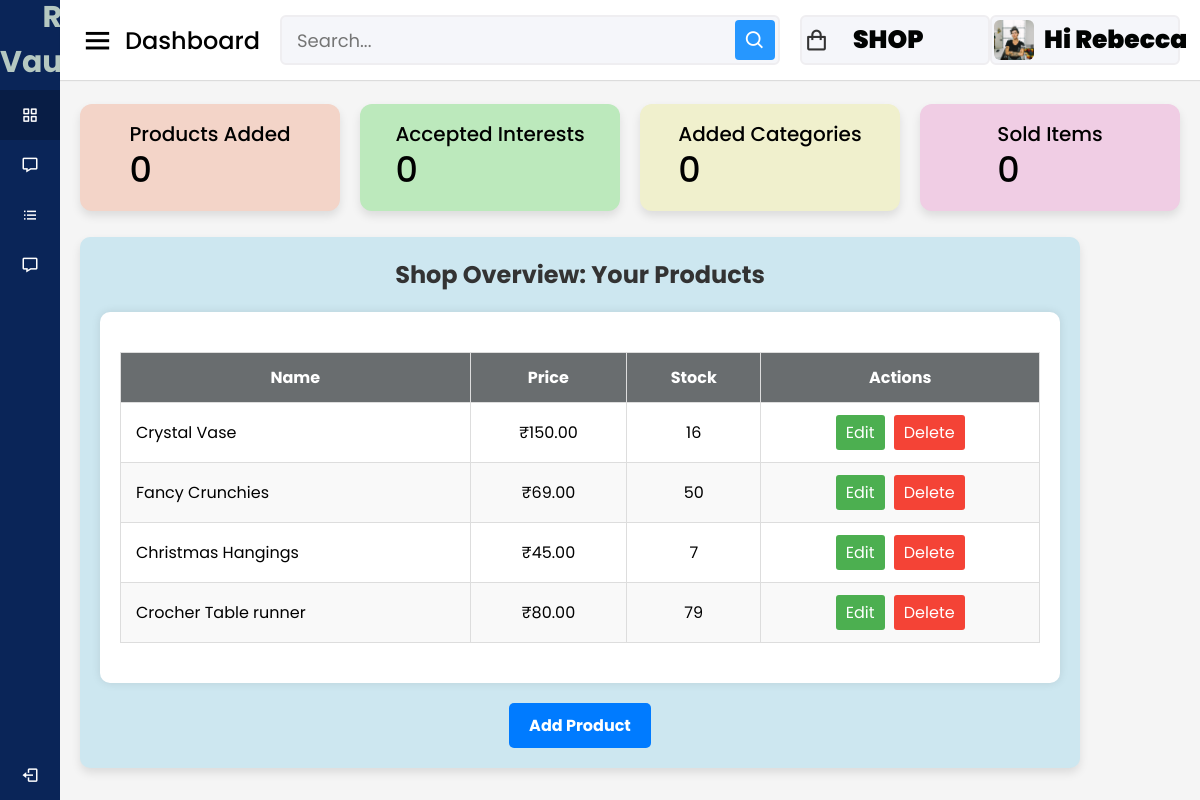
/artist/artist_shop/ (signed in), run on the app's committed database.
### accounts/models.py (models this page shows, shortened)
class Artist(models.Model):
    user = models.OneToOneField(User, on_delete = models.CASCADE)
    phone = models.IntegerField(default=99999999)
    profile_pic = models.ImageField(upload_to= 'picture/artist', null=True,default='picture/artist/hi.jpg')
    is_approved = models.BooleanField(default=False)
    mediums = models.ManyToManyField(MediumOfWaste, blank=True)
    certificate=models.FileField(upload_to='certificates/',null= True, blank=True)

### artist/models.py (models this page shows, shortened)
class Product(models.Model):
    artist = models.ForeignKey('accounts.Artist', on_delete=models.CASCADE)
    slug = models.SlugField(max_length=255, unique=True, null=True, blank=True)
    name = models.CharField(max_length=255)
    description = models.TextField()
    price = models.DecimalField(max_digits=10, decimal_places=2)
    image = models.ImageField(upload_to='picture/artist/products')
    stock = models.PositiveIntegerField(null=True)
    is_available=models.BooleanField(default=True)
    categories = models.ManyToManyField(Category, blank=True)

### artist/views.py (the view)
# urls.py: path('artist_shop/',views.artist_shop,name='artist_shop'),
@login_required
@never_cache
def artist_shop(request):
    if not hasattr(request.user, 'artist'):
        return HttpResponseForbidden("You are not allowed to access this page.")
    artist=request.user.artist
    products=Product.objects.filter(artist=artist)
    context={
        'products':products,
        'artist':artist,
    }
    return render(request, 'artist/shop_overview.html',context)

### cart/context_processors.py (called while the page is built)
def counter(request):
    cart_count=0
    if 'admin' in request.path:
        return{}
    else:
        try:
            cart=Cart.objects.filter(cart_id=_cart_id(request))
            cart_items=CartItem.objects.all().filter(cart=cart[:1])
            for cart_item in cart_items:
                cart_count = cart_item.Quantity
        except CartItem.DoesNotExist:
            cart_count=0
    return dict(cart_count=cart_count)

### cart/views.py (called while the page is built)
def _cart_id(request):
    cart=request.session.session_key
    if not cart:
        cart=request.session.create()
    return cart

### category/context_processors.py (called while the page is built)
def menu_links(request):
    links = Category.objects.all()
    return dict(links=links)

### template/artist/shop_overview.html (shortened to what this page needs)
{% load static %}
<!DOCTYPE html>
<html lang="en" dir="ltr">
<head>
  <link rel="stylesheet" href="{% static 'assets/css/styles.css' %}">
  <link href='https://unpkg.com/boxicons@2.0.7/css/boxicons.min.css' rel='stylesheet'>
</head>
<body>
  <div class="sidebar">
    <div class="logo-details">
      <span class="logo_name" style="font-size: 30px; text-align: center; font-weight: 700; color: #b5c8c1;">ReArt Vault:Shop</span>
    </div>
    <ul class="nav-links">
      <li>
        <a href="{% url 'shopdash' %}" class="active">
          <i class='bx bx-grid-alt'></i>
          <span class="links_name">Artist Dashboard</span>
        </a>
      </li>
      <li>
        <a href="{% url 'artist_shop' %}">
          <i class='bx bx-message'></i>
          <span class="links_name">Shop Overview</span>
        </a>
      </li>
      <li>
        <a href="{% url 'add_product' %}">
          <i class='bx bx-list-ul'></i>
          <span class="links_name">Add Product</span>
        </a>
      </li>
      <li>
        <a href="{% url 'order_notifications' %}">
          <i class='bx bx-message'></i>
          <span class="links_name">Order Notifications</span>
        </a>
      </li>
      <li class="log_out">
        <a href="{% url 'userlogout' %}">
          <i class='bx bx-log-out'></i>
          <span class="links_name">Log out</span>
        </a>
      </li>
    </ul>
  </div>
  <section class="home-section">
    <nav>
      <div class="sidebar-button">
        <i class='bx bx-menu sidebarBtn'></i>
        <span class="dashboard">Dashboard</span>
      </div>
      <div class="search-box">
        <input type="text" placeholder="Search...">
        <i class='bx bx-search'></i>
      </div>
      <a href="{% url 'artist_shop' %}" style="text-decoration:none;"><div class="profile-details">
        <i class='bx bx-shopping-bag'></i>
        <span class="admin_name" style="font-size: 25px; font-weight: 900; color: #010302;">SHOP</span>
      </div></a>
      <div class="profile-details">
        {% if artist.profile_pic %}
         <img src="{{artist.profile_pic.url}}" alt="">
        {% endif %}
        <span class="admin_name" style="font-size: 25px; font-weight: 900; color: #010302;">Hi {{user.username}}</span>
      </div>
    </nav>
    <div class="home-content">
      <div class="overview-boxes">
        <div class="box" style="background-color:rgb(243, 212, 200);">
          <div class="right-side">
            <div class="box-topic">Products Added</div>
            <div class="number">0</div>
          </div>
        </div>
        <div class="box" style="background-color:rgb(188, 233, 188);">
          <div class="right-side">
            <div class="box-topic">Accepted Interests</div>
            <div class="number">0</div>
          </div>
        </div>
        <div class="box" style="background-color:rgb(240, 240, 205);">
          <div class="right-side">
            <div class="box-topic">Added Categories</div>
            <div class="number"> 0</div>
          </div>
        </div>
        <div class="box" style="background-color:rgb(240, 205, 228);">
          <div class="right-side">
            <div class="box-topic">Sold Items</div>
            <div class="number">0</div>
          </div>
        </div>
      </div>
      <div class="sales-boxes">
        <div class="recent-sales box" style="background-color: #cde7f0; padding: 20px; border-radius: 10px; width: 100%; max-width: 1000px;">
          <div class="title" style="font-size: 24px; font-weight: bold; margin-bottom: 20px; text-align: center; color: #333;">Shop Overview: Your Products</div>
          <div class="table-container">
            <table class="table">
              <thead>
                <tr>
                  <th>Name</th>
                  <th>Price</th>
                  <th>Stock</th>
                  <th>Actions</th>
                </tr>
              </thead>
              <tbody>
                {% for product in products %}
                <tr>
                  <td>{{ product.name }}</td>
                  <td>₹{{ product.price }}</td>
                  <td>{{ product.stock }}</td>
                  <td>
                    <a href="{% url 'edit_product' product.id %}" style="display: inline-block; padding: 5px 10px; background-color: #4CAF50; color: white; text-decoration: none; border-radius: 3px; margin-right: 5px;">Edit</a>
                    <a href="" style="display: inline-block; padding: 5px 10px; background-color: #f44336; color: white; text-decoration: none; border-radius: 3px;">Delete</a>
                  </td>
                </tr>
                {% endfor %}
              </tbody>
            </table>
          </div>
          <div style="text-align: center; margin-top: 20px;">
            <a href="{% url 'add_product' %}" class="btn btn-primary">Add Product</a>
          </div>
        </div>
      </div>

### static/assets/css/styles.css (style rules this page uses)
* { margin: 0; padding: 0; box-sizing: border-box; font-family: 'Poppins', sans-serif; }
.sidebar { position: fixed; height: 100%; width: 240px; background: #0A2558; transition: all 0.5s ease; }
.sidebar .logo-details { height: 80px; display: flex; align-items: center; }
.sidebar .logo-details .logo_name { color: #fff; font-size: 24px; font-weight: 500; }
.sidebar .nav-links { margin-top: 10px; }
.sidebar .nav-links li { position: relative; list-style: none; height: 50px; }
.sidebar .nav-links li a { height: 100%; width: 100%; display: flex; align-items: center; text-decoration: none; transition: all 0.4s ease; }
.sidebar .nav-links li a.active { background: #081D45; }
.sidebar .nav-links li i { min-width: 60px; text-align: center; font-size: 18px; color: #fff; }
.sidebar .nav-links li a .links_name { color: #fff; font-size: 15px; font-weight: 400; white-space: nowrap; }
.sidebar .nav-links .log_out { position: absolute; bottom: 0; width: 100%; }
.home-section { position: relative; background: #f5f5f5; min-height: 100vh; width: calc(100% - 240px); left: 240px; transition: all 0.5s ease; }
.home-section nav { display: flex; justify-content: space-between; height: 80px; background: #fff; display: flex; align-items: center; position: fixed; width: calc(100% - 240px); left: 240px; z-index: 100; padding: 0 20px; box-shadow: 0 1px 1px rgba(0, 0, 0, 0.1); transition: all 0.5s ease; }
.home-section nav .sidebar-button { display: flex; align-items: center; font-size: 24px; font-weight: 500; }
nav .sidebar-button i { font-size: 35px; margin-right: 10px; }
.home-section nav .search-box { position: relative; height: 50px; max-width: 550px; width: 100%; margin: 0 20px; }
nav .search-box input { height: 100%; width: 100%; outline: none; background: #F5F6FA; border: 2px solid #EFEEF1; border-radius: 6px; font-size: 18px; padding: 0 15px; }
nav .search-box .bx-search { position: absolute; height: 40px; width: 40px; background: #2697FF; right: 5px; top: 50%; transform: translateY(-50%); border-radius: 4px; line-height: 40px; text-align: center; color: #fff; font-size: 22px; transition: all 0.4 ease; }
.home-section nav .profile-details { display: flex; align-items: center; background: #F5F6FA; border: 2px solid #EFEEF1; border-radius: 6px; height: 50px; min-width: 190px; padding: 0 15px 0 2px; }
nav .profile-details img { height: 40px; width: 40px; border-radius: 6px; object-fit: cover; }
nav .profile-details .admin_name { font-size: 15px; font-weight: 500; color: #333; margin: 0 10px; white-space: nowrap; }
nav .profile-details i { font-size: 25px; color: #333; }
.home-section .home-content { position: relative; padding-top: 104px; }
.home-content .overview-boxes { display: flex; align-items: center; justify-content: space-between; flex-wrap: wrap; padding: 0 20px; margin-bottom: 26px; }
.overview-boxes .box { display: flex; align-items: center; justify-content: center; width: calc(100% / 4 - 15px); background: #fff; padding: 15px 14px; border-radius: 12px; box-shadow: 0 5px 10px rgba(0,0,0,0.1); }
.overview-boxes .box-topic { font-size: 20px; font-weight: 500; }
.home-content .box .number { display: inline-block; font-size: 35px; margin-top: -6px; font-weight: 500; }
.home-content .sales-boxes { display: flex; justify-content: space-between; }
.home-content .sales-boxes .recent-sales { width: 65%; background: #fff; padding: 20px 30px; margin: 0 20px; border-radius: 12px; box-shadow: 0 5px 10px rgba(0, 0, 0, 0.1); }
.sales-boxes .box .title { font-size: 24px; font-weight: 500; }
@media (max-width: 1240px) { .sidebar { width: 60px; } }
@media (max-width: 1240px) { .home-section { width: calc(100% - 60px); left: 60px; } }
@media (max-width: 1240px) { .home-section nav { width: calc(100% - 60px); left: 60px; } }

### data on the page
Artist: profile_pic (picture)
Product: name "Crystal Vase", price "150.00", stock "16"
Product: name "Fancy Crunchies", price "69.00", stock "50"
Product: name "Christmas Hangings", price "45.00", stock "7"
Product: name "Crocher Table runner", price "80.00", stock "79"

### other printed values
{{ user.username }} "Rebecca"
